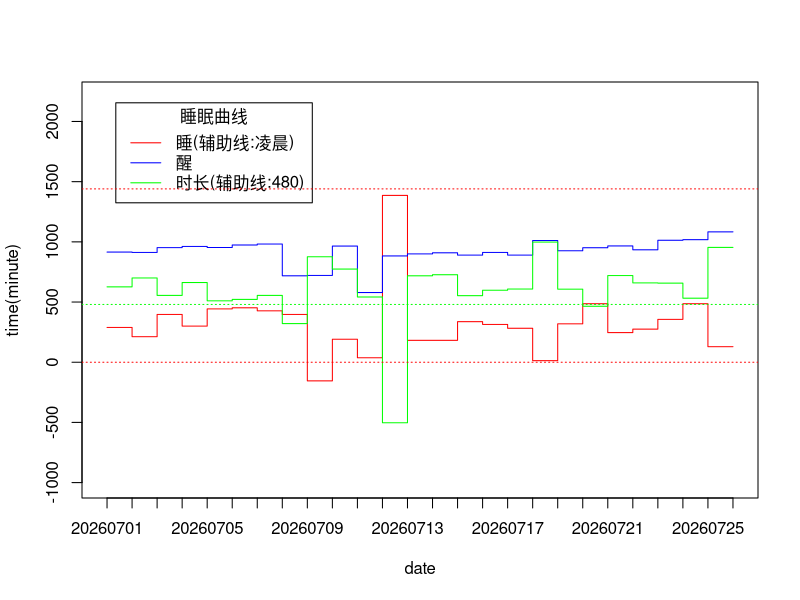

Write R code to recreate this figure.
date <- c("20260701","20260702","20260703","20260704","20260705","20260706","20260707","20260708","20260709","20260710","20260711","20260712","20260713","20260714","20260715","20260716","20260717","20260718","20260719","20260720","20260721","20260722","20260723","20260724","20260725","20260726")
sleep <- c(289,212,397,300,443,452,427,397,-155,191,37,1386,182,182,337,314,282,13,319,486,246,275,356,486,129,129)
wake <- c(915,912,952,962,953,974,982,718,721,965,579,883,900,909,890,912,890,1011,926,951,966,934,1013,1018,1083,1083)
sleeplong <- c(626,700,555,662,510,522,555,321,876,774,542,-503,718,727,553,598,608,998,607,465,720,659,657,532,954,954)
plot(c(1:26),sleep,type="s",col="red",xaxt="n",xlab = "date",ylab="time(minute)",ylim=range(-1000,2200))
lines(c(1:26),wake,type="s",col="blue")
lines(c(1:26),sleeplong,type="s",col="green")
legend("topleft",inset=.05,title="睡眠曲线",c("睡(辅助线:凌晨)","醒","时长(辅助线:480)"),lty=c(1,1,1),col=c("red","blue","green"))
abline(h = 0,col="red",lty = 3)
abline(h = 1440,col="red",lty = 3)
abline(h = 480,col="green",lty = 3)
axis(1, c(1:26),date)
